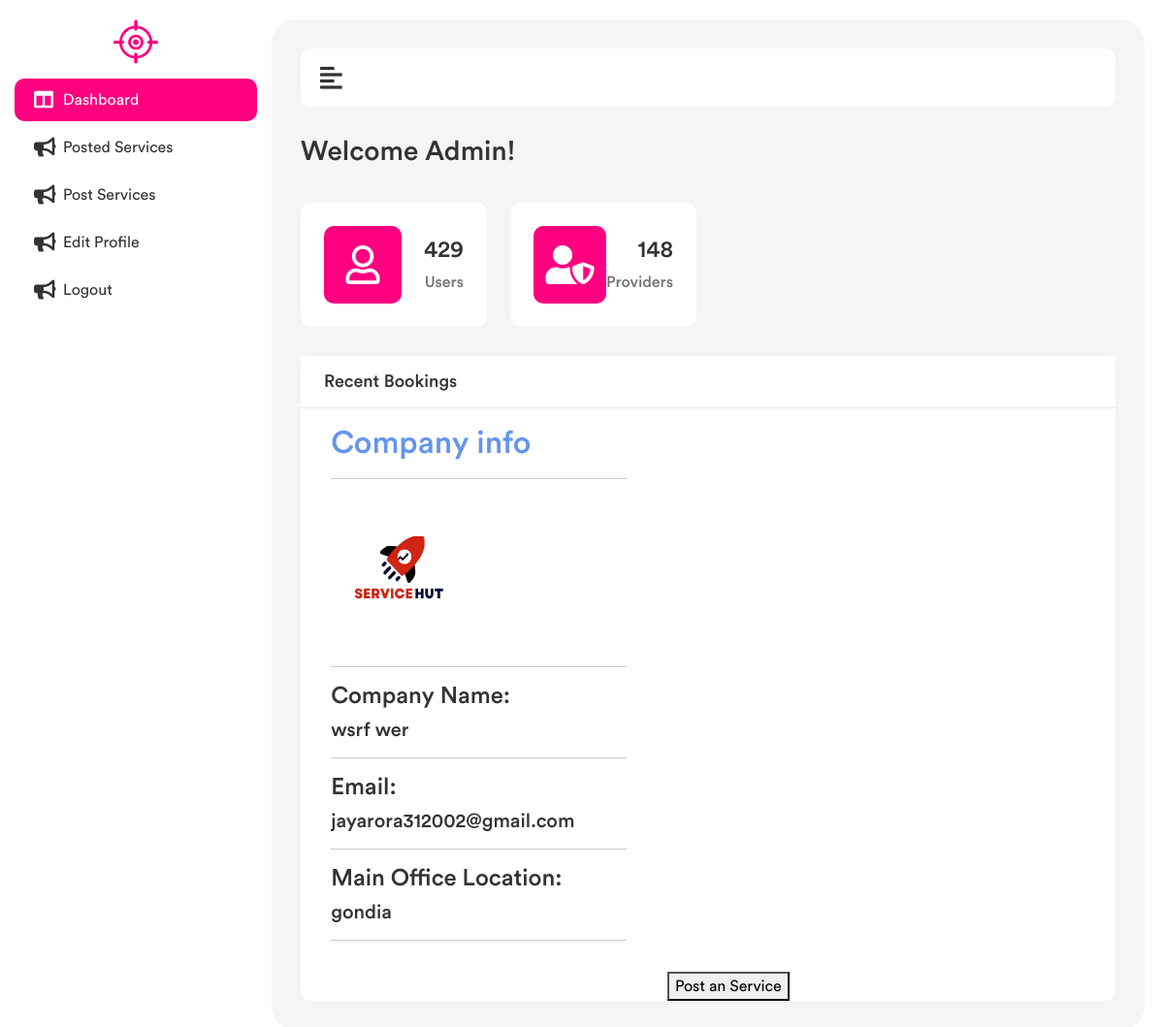
The app's page /company_profile/ (signed in) with its own data.
### main/models.py (models this page shows, shortened)
class Company(models.Model):
    user = models.OneToOneField(User, on_delete = models.CASCADE, null = False)
    phone_no = models.CharField(max_length=10)
    head_office_location = models.CharField(max_length = 200, default = "", blank = True)
    image = models.ImageField(upload_to = 'pics', default = "", blank = True)

class User(AbstractUser):
    username = models.CharField(max_length = 200, default = "", unique = False, blank = True)
    name = models.CharField(max_length = 200, default = "", null = False)
    email = models.EmailField(verbose_name = 'email address', max_length = 200, unique = True)
    confirm_password = models.CharField(max_length = 200, default = "", null = False)
    is_company = models.BooleanField(default = False)
    is_normal = models.BooleanField(default = False)
    active = models.BooleanField(default = False)
    staff = models.BooleanField(default = False)
    admin = models.BooleanField(default = False)
    USERNAME_FIELD = 'email'
    REQUIRED_FIELDS = []
    objects = UserManager()
    @property
    def is_active(self):
        return self.active

### main/views.py (the view)
# urls.py: path("company_profile/",company_profile.as_view(),name="company"),
class company_profile(View):
    def get(self,request):
        if request.user.is_anonymous:
            return redirect("main:homepage")
        try :
            company = Company.objects.get(user = request.user)
        except Company.DoesNotExist :
            if request.user.is_normal :
                messages.error(request, "Access Denied")
                return redirect("main:student")
            return redirect("main:homepage")
        return render(request=request, template_name="company/admin_home.html", context={"jobs":Service.objects.all(), "company" : company})

### main/templates/company/admin_home.html (shortened to what this page needs)
{% load static %}
<!DOCTYPE html>
<html lang="en">
<head>
    <link rel="stylesheet" href="{% static 'adminasset/assets/img/favicon.png'  %}">
    <link rel="stylesheet" href="{% static 'adminasset/assets/plugins/bootstrap/css/bootstrap.min.css'  %}">
    <link rel="stylesheet" href="{% static 'adminasset/assets/plugins/fontawesome/css/fontawesome.min.css'  %}">
    <link rel="stylesheet" href="{% static 'adminasset/assets/plugins/fontawesome/css/all.min.css'  %}">
    <link rel="stylesheet" href="{% static 'adminasset/assets/css/animate.min.css'  %}">
    <link rel="stylesheet" href="{% static 'adminasset/assets/css/admin.css'  %}">
</head>
<body>
    <div class="main-wrapper">
        <div class="header">
            <a href="javascript:void(0);" id="toggle_btn">
                <i class="fas fa-align-left"></i>
            </a>
        </div>
        <div class="sidebar" id="sidebar">
            <div class="sidebar-logo">
                <a href="index.html">
                    <img src="assets/img/logo-icon.png" class="img-fluid" alt="">
                </a>
            </div>
            <div class="sidebar-inner slimscroll">
                <div id="sidebar-menu" class="sidebar-menu">
                    <ul>
                        <li class="active">
                            <a href="/company_profile"><i class="fas fa-columns"></i> <span>Dashboard</span></a>
                        </li>
                        <li >
                            <a href="/service_posted"><i class="fas fa-bullhorn"></i> <span>Posted Services</span></a>
                        </li>
                        <li>
                            <a href="/post_service"><i class="fas fa-bullhorn"></i> <span> Post Services</span></a>
                        </li>
                        <li>
                            <a href="/profile/edit_company"><i class="fas fa-bullhorn"></i> <span> Edit Profile</span></a>
                        </li>
                        <li>
                            <a href="/logout"><i class="fas fa-bullhorn"></i> <span> Logout</span></a>
                        </li>
                    </ul>
                </div>
            </div>
        </div>
        <div class="page-wrapper">
            <div class="content container-fluid">
                <div class="page-header">
                    <div class="row">
                        <div class="col-12">
                            <h3 class="page-title">Welcome Admin!</h3>
                        </div>
                    </div>
                </div>
                <div class="row">
                    <div class="col-xl-3 col-sm-6 col-12">
                        <div class="card">
                            <div class="card-body">
                                <div class="dash-widget-header">
                                    <span class="dash-widget-icon bg-primary">
                                        <i class="far fa-user"></i>
                                    </span>
                                    <div class="dash-widget-info">
                                        <h3>429</h3>
                                        <h6 class="text-muted">Users</h6>
                                    </div>
                                </div>
                            </div>
                        </div>
                    </div>
                    <div class="col-xl-3 col-sm-6 col-12">
                        <div class="card">
                            <div class="card-body">
                                <div class="dash-widget-header">
                                    <span class="dash-widget-icon bg-primary">
                                        <i class="fas fa-user-shield"></i>
                                    </span>
                                    <div class="dash-widget-info">
                                        <h3>148</h3>
                                        <h6 class="text-muted">Providers</h6>
                                    </div>
                                </div>
                            </div>
                        </div>
                    </div>
                </div>
                <div class="row">
                    <div class="col-md-12 d-flex">
                        {% if user.is_company %}
                        <div class="card card-table flex-fill">
                            <div class="card-header">
                                <h4 class="card-title">Recent Bookings</h4>
                            </div>
                            <div class="card-body">
                            <div class="row">
                              <div class="col-md-5 personal-info" style="padding-top:2%;padding-left: 5%;">
                                <h2 id="profile-head"style="color: cornflowerblue">Company info</h2>
                                <hr>
                                {% if company.image %}
                                <img src="/media/{{company.image}}" style="align-content: center;width: 50%; height:30%; border-radius: 25px"">
                                {% else %}
                                <img src="{% static 'main/student.png' %}" style="width: 50%; height:40%; border-radius: 25px">
                                {% endif %}
                                <hr>
                                <h4> Company Name: </h4>
                                <h5> {{user.name}} </h5><hr>
                                <h4> Email: </h4>
                                <h5> {{user.email}} </h5><hr>
                                {% if company.head_office_location %}
                                <h4> Main Office Location: </h4>
                                <h5> {{company.head_office_location}} </h5><hr>
                                {% endif %}
                              </div>
                            </div>
                            <div clas="apply-btn" style="margin-left: 45%;margin-top: 3%;">
                              <button class="button"><span><a href="/post_service" style="color: black">Post an Service</a></span></button>
                            </div>
                            {% elif user.is_normal %}
                            <h1 style="text-align: center;color: crimson">XX--You can't access this page--XX</h1>
                            <h2 style="text-align:center">Click on <a style="color:crimson" href="/student_profile">this</a> to go to back to student's profile</h2>
                            {% endif %}
                            </div>
                        </div>
                    </div>
                </div>
            </div>
        </div>
    </div>
</body>
</html>

### main/static/adminasset/assets/css/admin.css (style rules this page uses)
html { height: 100%; }
body { background-color: #f8f9fa; color: #333; font-family: 'CircularStd', sans-serif; font-size: 1rem; height: 100%; line-height: 1.5; overflow-x: hidden; }
h1, h2, h3, h4, h5, h6 { font-family: 'CircularStd', sans-serif; margin-top: 0; }
a { outline: none; text-decoration: none; }
a { color: #009ce7; }
input, button, a { transition: all 0.4s ease; -moz-transition: all 0.4s ease; -o-transition: all 0.4s ease; -ms-transition: all 0.4s ease; -webkit-transition: all 0.4s ease; }
input, input:focus, button, button:focus { outline: none; }
.card-table .card-body { padding: 0; }
.bg-primary, .badge-primary { background-color: #ff0080 !important; }
.text-muted { color: #757575 !important; }
.card { border: 0; border-radius: 0; box-shadow: 0 0 10px rgba(0, 0, 0, 0.1); margin-bottom: 1.875rem; }
.card-body { padding: 1.5rem; }
.card-header { border-bottom: 1px solid #e6e6e6; padding: 1rem 1.5rem; }
.card .card-header { background-color: #fff; border-bottom: 1px solid #eaeaea; }
.card .card-header .card-title { margin-bottom: 0; font-size: 18px; }
.header { background: #3b3b3b; box-shadow: 0 0 10px rgba(0, 0, 0, 0.1); left: 0; position: fixed; right: 0; top: 0; z-index: 999; height: 60px; transition: all 0.45s ease 0s; }
.sidebar { background-color: #fff; bottom: 0; left: 0; margin-top: 0; position: fixed; top: 0; transition: all 0.2s ease-in-out 0s; width: 280px; z-index: 1001; }
.sidebar-inner { height: 100%; min-height: 100%; transition: all 0.2s ease-in-out 0s; }
.sidebar-menu { padding: 15px; }
.sidebar-menu ul { font-size: 15px; list-style-type: none; margin: 0; padding: 0; position: relative; }
.sidebar-menu li a { color: #333; display: block; font-size: 16px; height: auto; padding: 0 20px; }
.sidebar-menu li.active > a { background-color: #ff0080; color: #fff; }
.sidebar .sidebar-menu > ul > li > a span { transition: all 0.2s ease-in-out 0s; display: inline-block; margin-left: 10px; white-space: nowrap; }
.sidebar-menu > ul > li { margin-bottom: 5px; position: relative; }
.sidebar-menu > ul > li:last-child { margin-bottom: 0; }
.sidebar-menu > ul > li > a { align-items: center; border-radius: 10px; display: flex; justify-content: flex-start; padding: 10px 20px; position: relative; transition: all 0.2s ease-in-out 0s; }
.sidebar-menu ul li a i { display: inline-block; font-size: 20px; line-height: 24px; text-align: left; vertical-align: middle; width: 20px; transition: all 0.2s ease-in-out 0s; }
.main-wrapper { width: 100%; height: 100vh; min-height: 100vh; }
.page-wrapper { margin-left: 280px; padding-top: 60px; position: relative; transition: all 0.4s ease; }
.page-wrapper > .content { padding: 1.875rem 1.875rem 0; }
.page-header { margin-bottom: 1.875rem; }
.page-title { color: #333; margin-bottom: 5px; }
.dash-widget-icon { align-items: center; border-radius: 10px; color: #fff; display: inline-flex; font-size: 40px; height: 80px; justify-content: center; text-align: center; width: 80px; background-color: #ff0080; }
.dash-widget-info { margin-left: auto; text-align: right; }
.dash-widget-info h3 { margin-bottom: 10px; font-size: 1.5rem; }
.dash-widget-info h6 { margin-bottom: 0; }
.dash-widget-header { align-items: center; display: flex; }
.main-wrapper > .header { background: #fff; box-shadow: 0px 0px 12px 0px rgba(55, 73, 72, 0.02); left: 310px; position: fixed; right: 50px; top: 50px; border-radius: 10px; }
.page-wrapper { border-radius: 25px; background-color: #f5f5f5; padding-top: 90px; min-height: calc(100vh - 40px); }
.main-wrapper { background-color: #fff; height: auto; padding: 20px 20px 20px 0; }
.card { border: 0; border-radius: 10px; box-shadow: 0px 0px 12px 0px rgba(55, 73, 72, 0.02); }
.sidebar-logo { display: flex; padding: 20px 20px 0; justify-content: center; }
.sidebar-logo img { max-height: 46px; width: auto; }
#toggle_btn { align-items: center; color: #333; display: inline-flex; float: left; font-size: 26px; height: 60px; justify-content: center; padding: 0 20px; }

### records on screen
Company: image (picture), head_office_location "gondia"
User: name "wsrf wer", email "jayarora312002@gmail.com"
